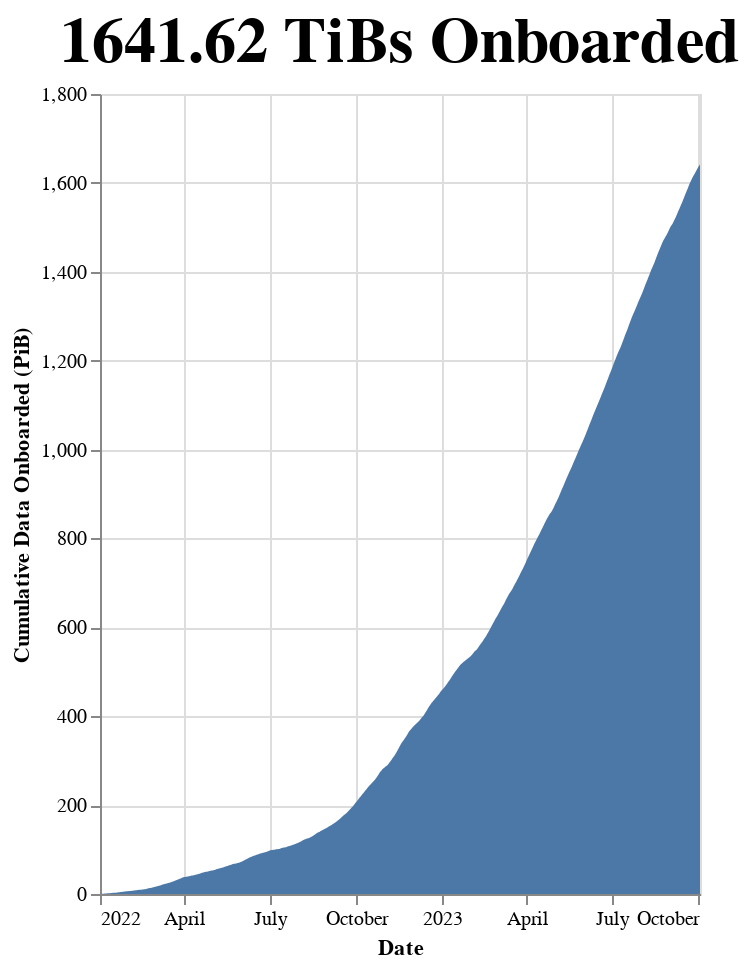

Notebook code cell kept with this figure:
### Markdown cell above
### Cumulative Data Onboarded

### Code cell
# | output: true

total_data_onboarded = df["onboarded_tibs"].sum()
df["cumulative_data"] = df["onboarded_tibs"].cumsum()

alt.Chart(df).mark_area().encode(
    x=alt.X("date:T", title="Date"),
    y=alt.Y("cumulative_data:Q", title="Cumulative Data Onboarded (PiB)"),
    tooltip=[
        alt.Tooltip("date:T", title="Date"),
        alt.Tooltip("cumulative_data:Q",
                    title="Cumulative Data Onboarded (PiB)"),
    ],
).properties(
    width="container",
    height=400,
    title=f"{total_data_onboarded:.2f} TiBs Onboarded",
).configure_title(fontSize=32)

### Figure 1 — Vega-Lite specification as saved in the notebook (floating-point values rounded to 4 significant figures; data arrays with more than 128 entries replaced by an {"elided": "..."} marker saying what was removed)
{"usermeta": {"embedOptions": {"theme": "powerbi"}}, "config": {"view": {"continuousWidth": 300, "continuousHeight": 300}, "title": {"fontSize": 32}}, "data": {"name": "data-2d8e74ba41ba45bdbba9c8da87ec381e"}, "mark": {"type": "area"}, "encoding": {"tooltip": [{"field": "date", "title": "Date", "type": "temporal"}, {"field": "cumulative_data", "title": "Cumulative Data Onboarded (PiB)", "type": "quantitative"}], "x": {"field": "date", "title": "Date", "type": "temporal"}, "y": {"field": "cumulative_data", "title": "Cumulative Data Onboarded (PiB)", "type": "quantitative"}}, "height": 400, "title": "1641.62 TiBs Onboarded", "width": "container", "$schema": "https://vega.github.io/schema/vega-lite/v5.15.1.json", "datasets": {"data-2d8e74ba41ba45bdbba9c8da87ec381e": {"elided": "641 records"}}}
